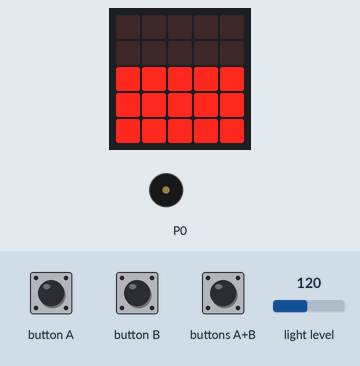
This program was run on a simulated BBC micro:bit (MakeCode). On the bench: the board's 5×5 LED display, buzzer (waves = sounding). Inputs (shaded band) come from the test bench; at power-on: light level 120.

Above: at 3.2 s.
3.3 s: light level set to 5
At 4.2 s:
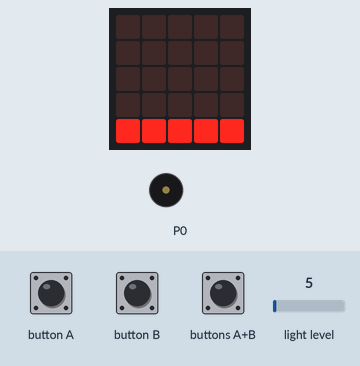
5.1 s: light level set to 64
At 6.5 s:
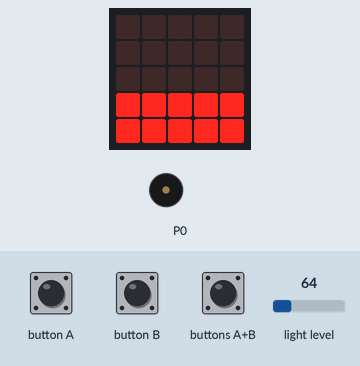
6.8 s: light level set to 191
At 7.8 s:
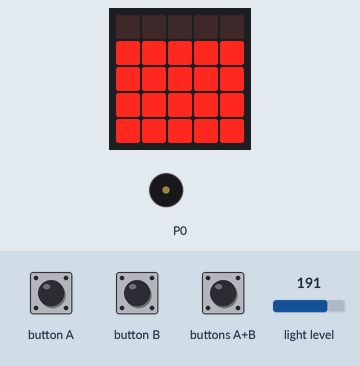
8.5 s: button A pressed for 0.15 s
At 9.0 s:
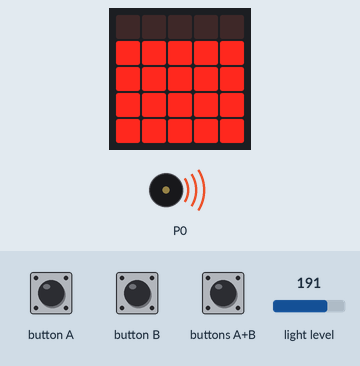
Timing chart, 0 to 10.2 s (numbered marks = the images above; inputs shaded):
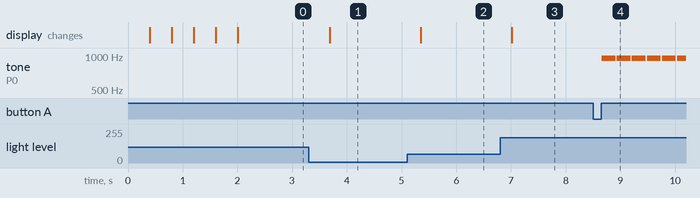

The program:

main.ts
```typescript
input.onButtonPressed(Button.A, function () {
    if (messen == 1) {
        messen = 0
    } else {
        messen = 1
    }
})
input.onButtonPressed(Button.AB, function () {
    if (modus == 0) {
        modus = 1
    }
    if (modus == 1) {
        modus = 0
    }
})
let modus = 0
let messen = 0
messen = 0
modus = 0
basic.showLeds(`
    . . . . .
    . . . . .
    . . # . .
    . . . . .
    . . . . .
    `)
basic.showLeds(`
    . . . . .
    . . # . .
    . # . # .
    . . # . .
    . . . . .
    `)
basic.showLeds(`
    . . # . .
    . # . # .
    # . . . #
    . # . # .
    . . # . .
    `)
basic.showLeds(`
    . # . # .
    # . . . #
    . . . . .
    # . . . #
    . # . # .
    `)
basic.showLeds(`
    # . . . #
    . . . . .
    . . . . .
    . . . . .
    # . . . #
    `)
basic.clearScreen()
basic.forever(function () {
    if (messen == 1) {
        music.playTone(input.lightLevel() * 5, music.beat(BeatFraction.Half))
    }
})
basic.forever(function () {
    if (messen == 0) {
        if (0 < input.lightLevel() && input.lightLevel() < 52) {
            basic.clearScreen()
            basic.showLeds(`
                . . . . .
                . . . . .
                . . . . .
                . . . . .
                # # # # #
                `)
        }
        if (51 < input.lightLevel() && input.lightLevel() < 103) {
            basic.clearScreen()
            basic.showLeds(`
                . . . . .
                . . . . .
                . . . . .
                # # # # #
                # # # # #
                `)
        }
        if (102 < input.lightLevel() && input.lightLevel() < 154) {
            basic.clearScreen()
            basic.showLeds(`
                . . . . .
                . . . . .
                # # # # #
                # # # # #
                # # # # #
                `)
        }
        if (153 < input.lightLevel() && input.lightLevel() < 205) {
            basic.clearScreen()
            basic.showLeds(`
                . . . . .
                # # # # #
                # # # # #
                # # # # #
                # # # # #
                `)
        }
        if (204 < input.lightLevel() && input.lightLevel() < 256) {
            basic.clearScreen()
            basic.showLeds(`
                # # # # #
                # # # # #
                # # # # #
                # # # # #
                # # # # #
                `)
        }
    }
})
```

test.ts
```typescript
// Hier kann man Tests durchführen; diese Datei wird nicht kompiliert, wenn dieses Paket als Erweiterung verwendet wird.
```

Measured:
- after the input at 3.3 s, the display: changes after 0.39 s (image 1)
- after the input at 5.1 s, the display: changes after 0.25 s (image 2)
- after the input at 6.8 s, the display: changes after 0.22 s (image 3)
- after the input at 8.5 s, tone on P0: alternates 955 Hz for 0.25 s and silent for 0.03 s, starting after 0.16 s
